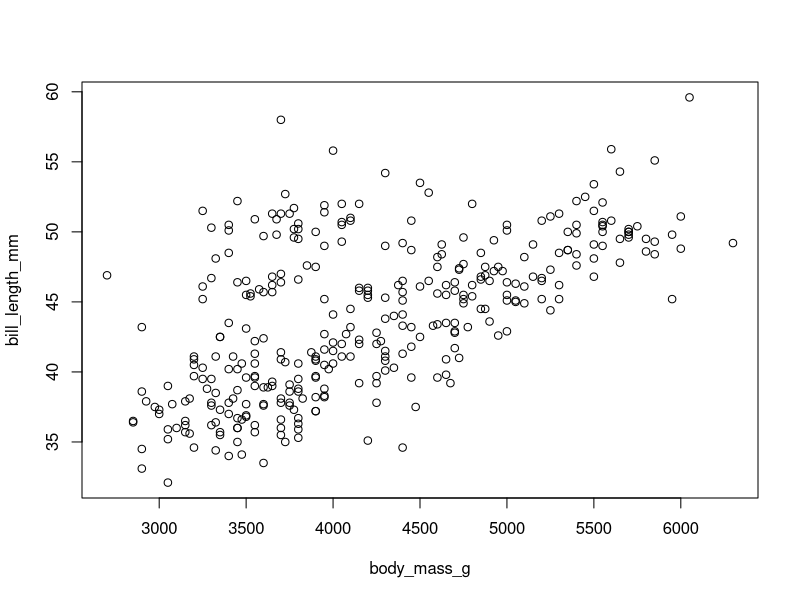
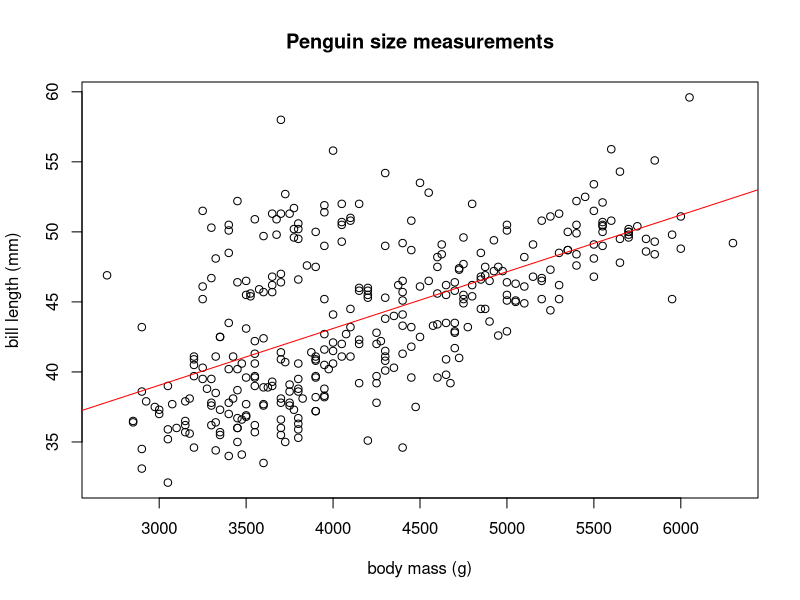

Reproduce these figures in R, in order.
## ---- chunk 1
# This option means all R code is NOT evaluated
# Delete or comment out if you want to run 
# R commands when knitting
knitr::opts_chunk$set(eval = FALSE)
## ---- chunk 2
#install.packages("palmerpenguins")
library(palmerpenguins)
## ---- chunk 3
?penguins
nrow(penguins)
ncol(penguins)
## ---- chunk 4
plot(bill_length_mm ~ body_mass_g, data = penguins)
## ---- chunk 5
summary(penguins)
## ---- chunk 6
penguins_clean <- na.omit(penguins[,c("bill_length_mm", "body_mass_g")])
## ---- chunk 7
# extract response and predictor from penguins_clean
y <- penguins_clean$bill_length_mm
x <- penguins_clean$body_mass_g
# determine number of observations
n <- length(y)
## ---- chunk 8
# compute OLS estimates of beta1 and beta0
(b1 <- (sum(x * y) - sum(x) * sum(y) / n)/(sum(x^2) - sum(x)^2/n))
(b0 <- mean(y) - b1 * mean(x))        
## ---- chunk 9
plot(bill_length_mm ~ body_mass_g, data = penguins,
     ylab = "bill length (mm)", xlab = "body mass (g)",
     main = "Penguin size measurements")
# a is the intercept and b is the slope
abline(a = b0, b = b1, col = "red")
## ---- chunk 10
yhat <- b0 + b1 * x # compute fitted values
ehat <- y-yhat # compute residuals
(rss <- sum(ehat^2)) # sum of the squared residuals
(sigmasqhat <- rss/(n-2)) # estimated error variance
## ---- chunk 11
(penguin.lm <- lm(penguins_clean)) # calc estimators for b0 and b1
penguin.resid <- resid(penguin.lm) # calc errors
sum(penguin.resid^2) # calc RSS
var(penguin.resid) # compute var of errors
